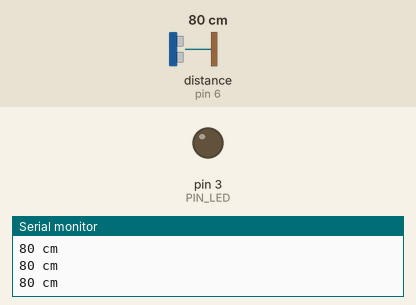
The sketch below on a simulated Arduino Uno, built with avr-gcc and run on an emulated ATmega328P. On the bench: output pins drawn as LEDs (lit = HIGH), the last lines printed to the serial monitor. Wiring (inferred from the names in the program): ultrasonic range finder: trigger pin 7; echo pin 6. The test bench sets the inputs (shaded band); at power-on: distance to the obstacle (sensor on pin 6) 80 cm. The echo pulse lasts 58.3 µs per cm; pins used as bus, display or sensor lines are not drawn.

Above: at 1.3 s.
1.4 s: distance to the obstacle (sensor on pin 6) set to 12 cm
2.9 s: distance to the obstacle (sensor on pin 6) set to 9 cm
At 4.0 s:
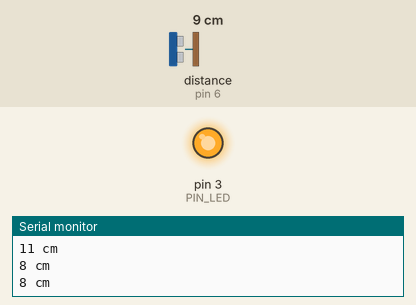
4.5 s: distance to the obstacle (sensor on pin 6) set to 18 cm
At 5.2 s:
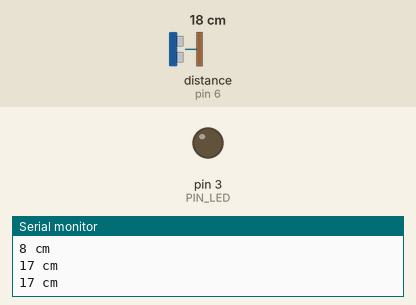
6.0 s: distance to the obstacle (sensor on pin 6) set to 2 cm
At 6.5 s:
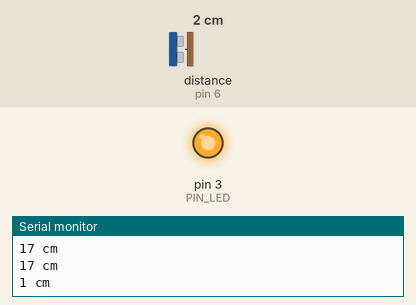
Timing chart, 0 to 8.5 s (numbered marks = the images above; inputs shaded):
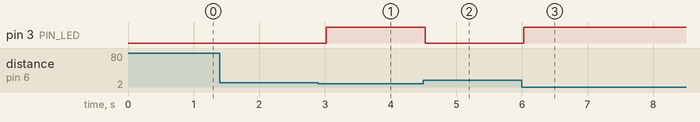

The sketch:

SensorUltrasonicoHC-SR04.ino
```cpp
#define PIN_TRIG 7
#define PIN_ECO  6
#define PIN_LED 3

void setup() {
  // Inicializacion de la comunicacion serial
  Serial.begin (9600);
  // Inicializacion de pines digitales
  pinMode(PIN_TRIG, OUTPUT);
  pinMode(PIN_ECO, INPUT);
  pinMode(PIN_LED,OUTPUT);
}

void loop() {
  long duracion, distancia;  // Variables

  /* Hacer el disparo */
  digitalWrite(PIN_TRIG, LOW);
  delayMicroseconds(2);
  digitalWrite(PIN_TRIG, HIGH);  // Flanco ascendente
  delayMicroseconds(10);        // Duracion del pulso
  digitalWrite(PIN_TRIG, LOW);  // Flanco descendente

  /* Recepcion del eco de respuesta */
  duracion = pulseIn(PIN_ECO, HIGH);

  /* Calculo de la distancia efectiva */
  distancia = (duracion/2) / 29;

/* Imprimir resultados a la terminal serial */
  if (distancia >= 500 || distancia <= 0){
    Serial.println("Fuera de rango");
  }
  else {
    Serial.print(distancia);
    Serial.println(" cm");
  }

  if (distancia < 10){
    digitalWrite(PIN_LED,HIGH);

    }else{
      digitalWrite(PIN_LED,LOW);
      }

  // Retardo para disminuir la frecuencia de las lecturas
  delay(500);
}
```

Measured:
- the behaviour switches between 11 and 10 cm on distance to the obstacle (sensor on pin 6) (found by bisection; images 0 and 1)
- after the input at 2.9 s, pin 3 (PIN_LED): LOW → HIGH after 0.12 s
- after the input at 4.5 s, pin 3 (PIN_LED): HIGH → LOW at once
- after the input at 6.0 s, pin 3 (PIN_LED): LOW → HIGH at once
